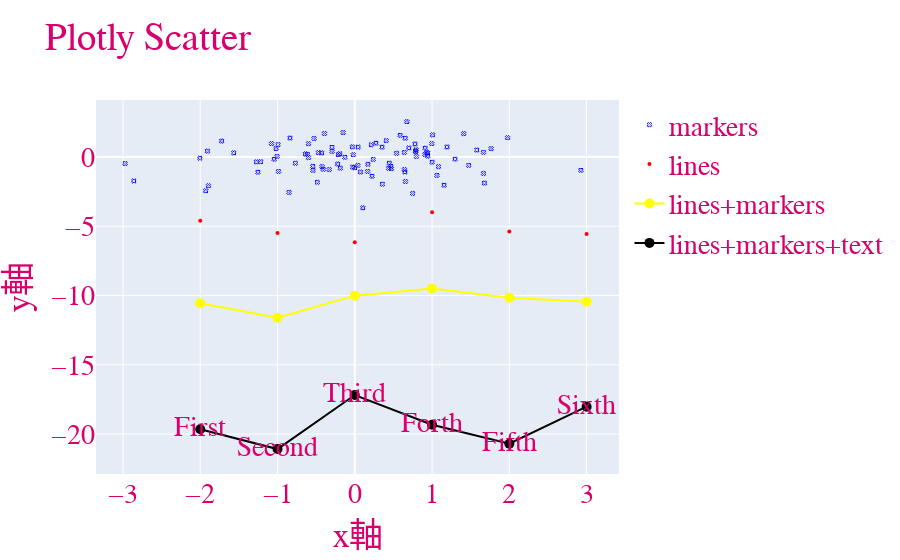

This figure's notebook cell:
### Code cell
import plotly.graph_objs as go
import plotly.offline as pof
import numpy as np

## 設定為離線
pof.init_notebook_mode(connected = True)

## data 1
## 隨機產生100個二維數據
x = np.random.randn(100)
y = np.random.randn(100)

data1 = go.Scatter(
    x = x,
    y = y,
    marker = {'color': 'blue', 'symbol': 104, 'size': 4},
    mode = 'markers',
    name = 'markers'
)

## data2
x1 = [v for v in range(-2, 4)]
y1 = np.random.randn(10) - 5

data2 = go.Scatter(
    x = x1,
    y = y1,
    marker = {'color': 'red', 'size': 4},
    mode = 'markers',
    name = 'lines'
)


## data3
x2 = [v for v in range(-2, 4)]
y2 = np.random.randn(10) - 10

data3 = go.Scatter(
    x = x2,
    y = y2,
    marker = {'color': 'yellow', 'size': 10},
    mode = 'lines+markers',
    name = 'lines+markers'
)

## data4
x3 = [v for v in range(-2, 4)]
y3 = np.random.randn(10) - 20

data4 = go.Scatter(
    x = x3,
    y = y3,
    marker = {'color': 'black', 'size': 10},
    mode = 'lines+markers+text',
    text = ["First", "Second", "Third", "Forth", "Fifth", "Sixth"],
    name = 'lines+markers+text'
)



## 將data1和data2裝進串列
data = [data1, data2, data3, data4]

## 介面設定
layout = go.Layout(
    title = "Plotly Scatter",
    xaxis = {'title': 'x軸'},
    yaxis = {'title': 'y軸'},
    font = {
        'size': 28,
        'family': 'fantasy',
        'color': '#D9006C'
        
    })  

## 結合數據與介面
figure = go.Figure(data = data, layout = layout)

## 繪圖
pof.iplot(figure, filename = 'Plotly-Scatter', show_link = True, link_text = "Plotly Links", image_height = 800, image_width = 900)

### Figure 1 — Plotly figure (JSON) as saved in the notebook; plotly's stock layout.template omitted (floating-point values rounded to 4 significant figures)
{"data": [{"marker": {"color": "blue", "size": 4, "symbol": 104}, "mode": "markers", "name": "markers", "type": "scatter", "x": [-0.0008352, 0.353, 1.083, -0.5987, 0.4067, 0.9321, -0.2943, 1.001, 1.977, -1.005, -0.5996, 0.2235, 0.9112, -1.894, 1.194, 1.298, 0.656, -2.004, 0.5402, 0.07337, -1.273, 0.3575, -1.907, -1.044, 1.665, -0.1872, -0.527, 0.6528, 0.9085, -0.9927, 0.789, -0.4712, 0.641, 0.9965, -0.4077, 0.4678, -0.3303, 0.7939, 1.474, 2.926, 0.4383, -2.972, -0.8383, 1.007, 1.579, 0.6494, -0.3923, -1.254, -0.01957, 0.1662, -0.6126, 1.764, 1.678, 0.2389, 0.6417, 0.9451, -0.8501, -1.566, -0.4246, 1.156, 0.7797, -1.929, -0.9868, -1.722, 0.213, 0.7845, -0.03135, -0.7681, -1.019, -0.1509, -0.6389, 0.7979, 0.6743, 0.1043, -0.02676, -0.4277, -0.1283, -0.5406, -0.2941, 0.2742, -2.859, 1.666, -0.4848, 0.039, 0.5876, 1.063, 0.9436, -1.217, 0.7001, 0.4727, -0.5427, -0.2214, -0.1936, 0.1701, -1.077, -0.2134, 0.4468, 1.409, 0.7489, 0.04362], "y": [-0.786, 0.7085, -0.7002, -0.05047, 1.175, 0.2994, 0.6951, -0.3792, 1.383, 0.03739, 0.9563, -1.39, 0.6317, -2.081, 0.7189, -0.1563, -1.775, -0.09182, 0.2635, -1.089, -0.3596, -1.965, 0.4213, -0.1623, 0.3338, -0.8115, 1.329, 1.352, 0.1748, 0.8909, 0.3835, 0.3054, 0.3237, 0.9592, -0.8903, -0.6798, -0.9123, 0.519, -0.6062, -0.9627, -0.8202, -0.4774, 1.362, 1.591, 0.4961, -1.086, 1.688, -1.101, 0.1577, -1.046, 0.1945, 0.5978, -1.887, -0.1806, -0.912, 0.05722, -2.56, 0.2913, -0.7002, -2.037, 0.9349, -2.446, -1.045, 1.147, 0.876, 0.4265, 0.7248, -0.4556, 0.5906, 1.757, 0.2148, 0.0277, 2.541, -3.676, -0.7307, 0.2894, -0.02417, -0.9699, 0.3989, 0.9929, -1.736, -1.192, -1.826, -0.6154, 1.562, -1.333, 0.2921, -0.3445, 0.6472, -0.8505, -0.6775, -0.5115, 0.2299, -0.5287, 0.9618, 0.156, -0.451, 1.682, -2.635, 0.7089]}, {"marker": {"color": "red", "size": 4}, "mode": "markers", "name": "lines", "type": "scatter", "x": [-2, -1, 0, 1, 2, 3], "y": [-4.602, -5.489, -6.165, -4.001, -5.388, -5.569, -5.002, -5.053, -6.15, -5.21]}, {"marker": {"color": "yellow", "size": 10}, "mode": "lines+markers", "name": "lines+markers", "type": "scatter", "x": [-2, -1, 0, 1, 2, 3], "y": [-10.56, -11.61, -10.01, -9.49, -10.16, -10.45, -9.743, -8.434, -8.656, -9.602]}, {"marker": {"color": "black", "size": 10}, "mode": "lines+markers+text", "name": "lines+markers+text", "text": ["First", "Second", "Third", "Forth", "Fifth", "Sixth"], "type": "scatter", "x": [-2, -1, 0, 1, 2, 3], "y": [-19.65, -21.08, -17.18, -19.33, -20.69, -18.02, -18.69, -18.77, -21.09, -18.69]}], "layout": {"font": {"color": "#D9006C", "family": "fantasy", "size": 28}, "title": {"text": "Plotly Scatter"}, "xaxis": {"title": {"text": "x軸"}}, "yaxis": {"title": {"text": "y軸"}}}}
